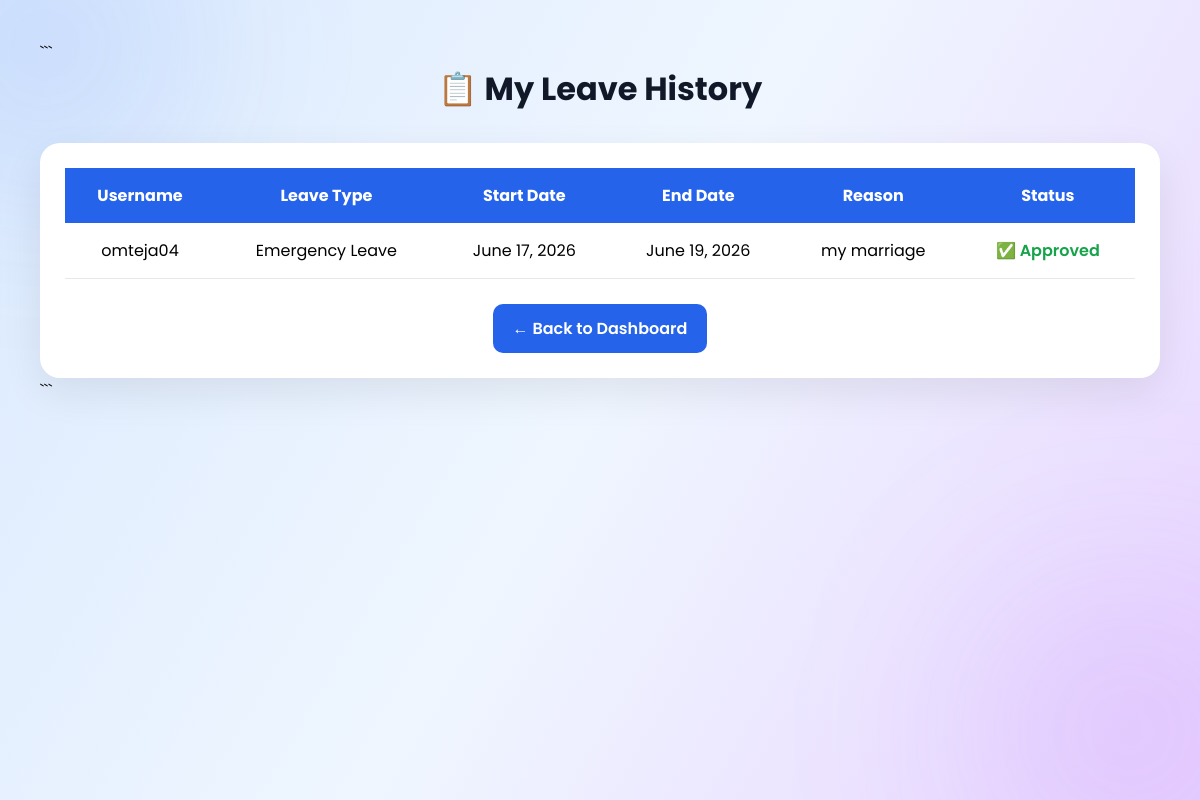
/my_leaves/ (signed in), run on the app's committed database.
### leaves/models.py (models this page shows)
class Leave(models.Model):
    STATUS_CHOICES = (
        ('pending','Pending'),
        ('approved','Approved'),
        ('rejected','Rejected'),
    )
    DURATION_CHOICES = (
        ('full' , 'Full Day'),
        ('half' , 'Half Day')
    )
    HALF_DAY_CHOICES = (
        ('morning' , 'Morning'),
        ('afternoon' , 'Afternoon')
    )
    username = models.ForeignKey(User,on_delete = models.CASCADE)
    leave_type = models.CharField(max_length=100, default='Casual Leave')
    email = models.EmailField(blank=True, null=True)
    duration = models.CharField(max_length=20, choices = DURATION_CHOICES, default='full')
    half_day_session = models.CharField(max_length=20,choices=HALF_DAY_CHOICES, blank=True , null=True)
    start_date = models.DateField()
    end_date = models.DateField()
    total_days = models.FloatField(default=0)
    reason = models.TextField()
    status = models.CharField(max_length=100, choices = STATUS_CHOICES , default = 'pending')

### leaves/views.py (the view)
# urls.py: path('my_leaves/', views.my_leaves, name='my_leaves'),
@login_required
def my_leaves(request):
    leaves=Leave.objects.filter(username=request.user).order_by('-id')
    return render(request,'leaves/my_leaves.html',{'leaves':leaves})

### templates/leaves/my_leaves.html (shortened to what this page needs)
{% load static %}
<!DOCTYPE html>
<html lang="en">
<head>
<link rel="stylesheet"
href="{% static 'css/leave_history.css' %}">
</head>
<body>
<div class="blob blob1"></div>
<div class="blob blob2"></div>
<div class="container">
```
<h1>📋 My Leave History</h1>
<div class="card">
    <table>
        <tr>
            <th>Username</th>
            <th>Leave Type</th>
            <th>Start Date</th>
            <th>End Date</th>
            <th>Reason</th>
            <th>Status</th>
        </tr>
        {% for i in leaves %}
        <tr>
            <td>{{ i.username }}</td>
            <td>{{ i.leave_type }}</td>
            <td>{{ i.start_date }}</td>
            <td>{{ i.end_date }}</td>
            <td>{{ i.reason }}</td>
            <td>
                {% if i.status == 'pending' %}
                <span class="pending">
                    ⏳ Pending
                </span>
                {% elif i.status == 'approved' %}
                <span class="approved">
                    ✅ Approved
                </span>
                {% elif i.status == 'rejected' %}
                <span class="rejected">
                    ❌ Rejected
                </span>
                {% endif %}
            </td>
        </tr>
        {% endfor %}
    </table>
    <center>
        <a href="{% url 'staff_dashboard' %}"
           class="back-btn">
            ← Back to Dashboard
        </a>
    </center>
</div>
```
</div>
</body>
</html>

### static/css/leave_history.css (style rules this page uses)
* { margin:0; padding:0; box-sizing:border-box; font-family:'Poppins',sans-serif; }
body { min-height:100vh; background:linear-gradient( 120deg, #dbeafe, #eff6ff, #e9d5ff ); padding:40px; overflow-x:hidden; }
.blob { position:fixed; border-radius:50%; filter:blur(100px); z-index:-1; animation:float 10s ease-in-out infinite; }
.blob1 { width:250px; height:250px; background:rgba(37,99,235,.15); top:-80px; left:-80px; }
.blob2 { width:300px; height:300px; background:rgba(168,85,247,.15); right:-80px; bottom:-80px; }
.container { max-width:1200px; margin:auto; animation:fadeIn .8s ease; }
h1 { text-align:center; margin-bottom:30px; color:#111827; }
.card { background:white; border-radius:20px; padding:25px; box-shadow:0 15px 40px rgba(0,0,0,.08); overflow-x:auto; }
table { width:100%; border-collapse:collapse; }
th { background:#2563eb; color:white; padding:15px; text-align:center; }
td { padding:15px; text-align:center; border-bottom:1px solid #e5e7eb; }
tr { transition:.3s; }
.approved { color:#16a34a; font-weight:600; }
.back-btn { display:inline-block; margin-top:25px; padding:12px 20px; background:#2563eb; color:white; text-decoration:none; border-radius:10px; font-weight:600; transition:.3s; }

### data on the page
Leave: username "omteja04", leave_type "Emergency Leave", start_date "June 17, 2026", end_date "June 19, 2026", reason "my marriage", status "✅ Approved"
